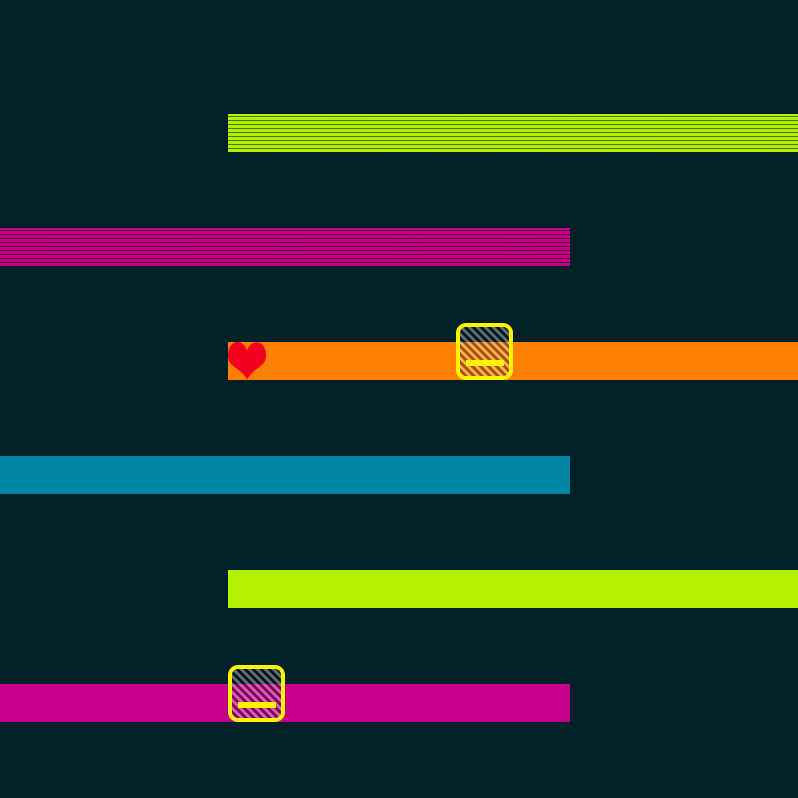

This game map was drawn from its Tiled (.tmx) file and the tilesets committed beside it. A one-line description and the trimmed map source follow:
An orthogonal 14x42 tile map with 57x19 px tiles, 2 tile layers (Bricks, Powerups), 3 tilesets.

<map version="1.0" orientation="orthogonal" renderorder="left-up" width="14" height="42" tilewidth="57" tileheight="19" backgroundcolor="#002028" nextobjectid="10">
 <properties>
  <property name="FinalBallSpeedPercentageIncrease" type="int" value="25" />
 </properties>
 <tileset firstgid="1" name="Bricks" tilewidth="114" tileheight="38" tilecount="18" columns="0">
  <tile id="0">
   <properties>
    <property name="HitsToDestroy" type="int" value="1" />
   </properties>
   <image width="114" height="38" source="../../../../SourceImages/Game/Brick-A1.png" />
  </tile>
  <tile id="1">
   <properties>
    <property name="HitsToDestroy" type="int" value="2" />
   </properties>
   <image width="114" height="38" source="../../../../SourceImages/Game/Brick-A2.png" />
  </tile>
  <tile id="2">
   <properties>
    <property name="HitsToDestroy" type="int" value="1" />
   </properties>
   <image width="114" height="38" source="../../../../SourceImages/Game/Brick-B1.png" />
  </tile>
  <tile id="3">
   <properties>
    <property name="HitsToDestroy" type="int" value="2" />
   </properties>
   <image width="114" height="38" source="../../../../SourceImages/Game/Brick-B2.png" />
  </tile>
  <tile id="4">
   <properties>
    <property name="HitsToDestroy" type="int" value="1" />
   </properties>
   <image width="114" height="38" source="../../../../SourceImages/Game/Brick-C1.png" />
  </tile>
  <tile id="5">
   <properties>
    <property name="HitsToDestroy" type="int" value="2" />
   </properties>
   <image width="114" height="38" source="../../../../SourceImages/Game/Brick-C2.png" />
  </tile>
  <tile id="6">
   <properties>
    <property name="HitsToDestroy" type="int" value="1" />
   </properties>
   <image width="114" height="38" source="../../../../SourceImages/Game/Brick-D1.png" />
  </tile>
  <tile id="7">
   <properties>
    <property name="HitsToDestroy" type="int" value="2" />
   </properties>
   <image width="114" height="38" source="../../../../SourceImages/Game/Brick-D2.png" />
  </tile>
  <tile id="8">
   <properties>
    <property name="HitsToDestroy" type="int" value="-1" />
   </properties>
   <image width="114" height="38" source="../../../../SourceImages/Game/Brick-E1.png" />
  </tile>
  <tile id="9">
   <properties>
    <property name="HitsToDestroy" type="int" value="1" />
   </properties>
   <image width="57" height="19" source="../../../../SourceImages/Game/SmallBrick-A1.png" />
  </tile>
  <tile id="10">
   <properties>
    <property name="HitsToDestroy" type="int" value="2" />
   </properties>
   <image width="57" height="19" source="../../../../SourceImages/Game/SmallBrick-A2.png" />
  </tile>
  <tile id="11">
   <properties>
    <property name="HitsToDestroy" type="int" value="1" />
   </properties>
   <image width="57" height="19" source="../../../../SourceImages/Game/SmallBrick-B1.png" />
  </tile>
  <tile id="12">
   <properties>
    <property name="HitsToDestroy" type="int" value="2" />
   </properties>
   <image width="57" height="19" source="../../../../SourceImages/Game/SmallBrick-B2.png" />
  </tile>
  <tile id="14">
   <properties>
    <property name="HitsToDestroy" type="int" value="1" />
   </properties>
   <image width="57" height="19" source="../../../../SourceImages/Game/SmallBrick-C1.png" />
  </tile>
  <tile id="15">
   <properties>
    <property name="HitsToDestroy" type="int" value="2" />
   </properties>
   <image width="57" height="19" source="../../../../SourceImages/Game/SmallBrick-C2.png" />
  </tile>
  <tile id="16">
   <properties>
    <property name="HitsToDestroy" type="int" value="1" />
   </properties>
   <image width="57" height="19" source="../../../../SourceImages/Game/SmallBrick-D1.png" />
  </tile>
  <tile id="17">
   <properties>
    <property name="HitsToDestroy" type="int" value="2" />
   </properties>
   <image width="57" height="19" source="../../../../SourceImages/Game/SmallBrick-D2.png" />
  </tile>
  <tile id="18">
   <properties>
    <property name="HitsToDestroy" type="int" value="-1" />
   </properties>
   <image width="57" height="19" source="../../../../SourceImages/Game/SmallBrick-E1.png" />
  </tile>
 </tileset>
 <tileset firstgid="20" name="Powerups" tilewidth="57" tileheight="57" tilecount="6" columns="0">
  <tile id="0">
   <properties>
    <property name="PowerupType" type="int" value="3" />
   </properties>
   <image width="57" height="57" source="../../../../SourceImages/Game/PowerupFireball.png" />
  </tile>
  <tile id="1">
   <properties>
    <property name="PowerupType" type="int" value="1" />
   </properties>
   <image width="57" height="57" source="../../../../SourceImages/Game/PowerupLargerPaddle.png" />
  </tile>
  <tile id="2">
   <properties>
    <property name="PowerupType" type="int" value="2" />
   </properties>
   <image width="57" height="57" source="../../../../SourceImages/Game/PowerupMultiBall.png" />
  </tile>
  <tile id="3">
   <properties>
    <property name="PowerupType" type="int" value="4" />
   </properties>
   <image width="57" height="57" source="../../../../SourceImages/Game/PowerupBullets.png" />
  </tile>
  <tile id="4">
   <properties>
    <property name="PowerupType" type="int" value="5" />
   </properties>
   <image width="57" height="57" source="../../../../SourceImages/Game/PowerupRockets.png" />
  </tile>
  <tile id="5">
   <properties>
    <property name="PowerupType" type="int" value="6" />
   </properties>
   <image width="38" height="38" source="../../../../SourceImages/Game/LifeUp.png" />
  </tile>
 </tileset>
 <tileset firstgid="26" name="Wormholes" tilewidth="114" tileheight="110" tilecount="1" columns="0">
  <tile id="1">
   <properties>
    <property name="WorkholeType" type="int" value="2" />
   </properties>
   <image width="57" height="57" source="../../../../SourceImages/Game/WormholeOut.png" />
  </tile>
 </tileset>
 <layer name="Bricks" width="14" height="42">
  <data>[588 cells, 30 non-empty, 6 distinct tile ids]</data>
 </layer>
 <layer name="Powerups" width="14" height="42">
  <data>[588 cells, 3 non-empty, 2 distinct tile ids]</data>
 </layer>
</map>
